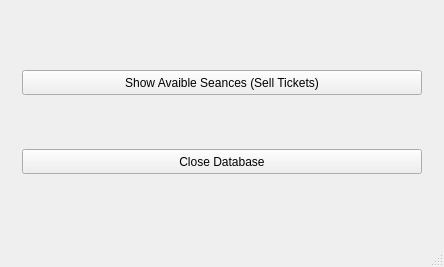
<?xml version="1.0" encoding="UTF-8"?>
<ui version="4.0">
 <class>MainWindow</class>
 <widget class="QMainWindow" name="MainWindow">
  <property name="geometry">
   <rect>
    <x>0</x>
    <y>0</y>
    <width>444</width>
    <height>267</height>
   </rect>
  </property>
  <property name="windowTitle">
   <string>MainWindow</string>
  </property>
  <widget class="QWidget" name="centralWidget">
   <layout class="QGridLayout" name="gridLayout">
    <item row="0" column="1">
     <widget class="QStackedWidget" name="stackedWidget">
      <property name="currentIndex">
       <number>1</number>
      </property>
      <widget class="QWidget" name="pageAuth">
       <layout class="QGridLayout" name="gridLayout_3">
        <item row="0" column="0">
         <layout class="QGridLayout" name="gridLayout_2">
          <item row="0" column="0">
           <layout class="QFormLayout" name="formLayout">
            <item row="0" column="0">
             <widget class="QLabel" name="tab_numLabel">
              <property name="text">
               <string>personnel number</string>
              </property>
             </widget>
            </item>
            <item row="0" column="1">
             <widget class="QLineEdit" name="tab_numLineEdit"/>
            </item>
            <item row="1" column="0">
             <widget class="QLabel" name="passwordLabel">
              <property name="text">
               <string>password</string>
              </property>
             </widget>
            </item>
            <item row="1" column="1">
             <widget class="QLineEdit" name="passwordLineEdit"/>
            </item>
           </layout>
          </item>
         </layout>
        </item>
        <item row="1" column="0">
         <widget class="QPushButton" name="pushButtonAuth">
          <property name="text">
           <string>Авторизоваться</string>
          </property>
         </widget>
        </item>
       </layout>
      </widget>
      <widget class="QWidget" name="pageCashierMenu">
       <layout class="QVBoxLayout" name="verticalLayout_2">
        <item>
         <widget class="QPushButton" name="pushButtonSnowSeances">
          <property name="minimumSize">
           <size>
            <width>135</width>
            <height>25</height>
           </size>
          </property>
          <property name="baseSize">
           <size>
            <width>135</width>
            <height>25</height>
           </size>
          </property>
          <property name="text">
           <string>Show Avaible Seances (Sell Tickets)</string>
          </property>
         </widget>
        </item>
        <item>
         <widget class="QPushButton" name="pushButtonCloseDb">
          <property name="minimumSize">
           <size>
            <width>100</width>
            <height>25</height>
           </size>
          </property>
          <property name="maximumSize">
           <size>
            <width>16777215</width>
            <height>16777215</height>
           </size>
          </property>
          <property name="baseSize">
           <size>
            <width>100</width>
            <height>25</height>
           </size>
          </property>
          <property name="text">
           <string>Close Database</string>
          </property>
          <property name="checkable">
           <bool>false</bool>
          </property>
          <property name="default">
           <bool>false</bool>
          </property>
          <property name="flat">
           <bool>false</bool>
          </property>
         </widget>
        </item>
       </layout>
      </widget>
      <widget class="QWidget" name="pageAdmiMenu">
       <property name="contextMenuPolicy">
        <enum>Qt::CustomContextMenu</enum>
       </property>
       <widget class="QLabel" name="label_2">
        <property name="geometry">
         <rect>
          <x>290</x>
          <y>300</y>
          <width>301</width>
          <height>71</height>
         </rect>
        </property>
        <property name="text">
         <string>Это страничка меню Админа</string>
        </property>
       </widget>
      </widget>
     </widget>
    </item>
   </layout>
  </widget>
  <widget class="QMenuBar" name="menuBar">
   <property name="geometry">
    <rect>
     <x>0</x>
     <y>0</y>
     <width>444</width>
     <height>22</height>
    </rect>
   </property>
  </widget>
  <widget class="QStatusBar" name="statusBar"/>
 </widget>
 <layoutdefault spacing="6" margin="11"/>
 <resources/>
 <connections/>
</ui>
